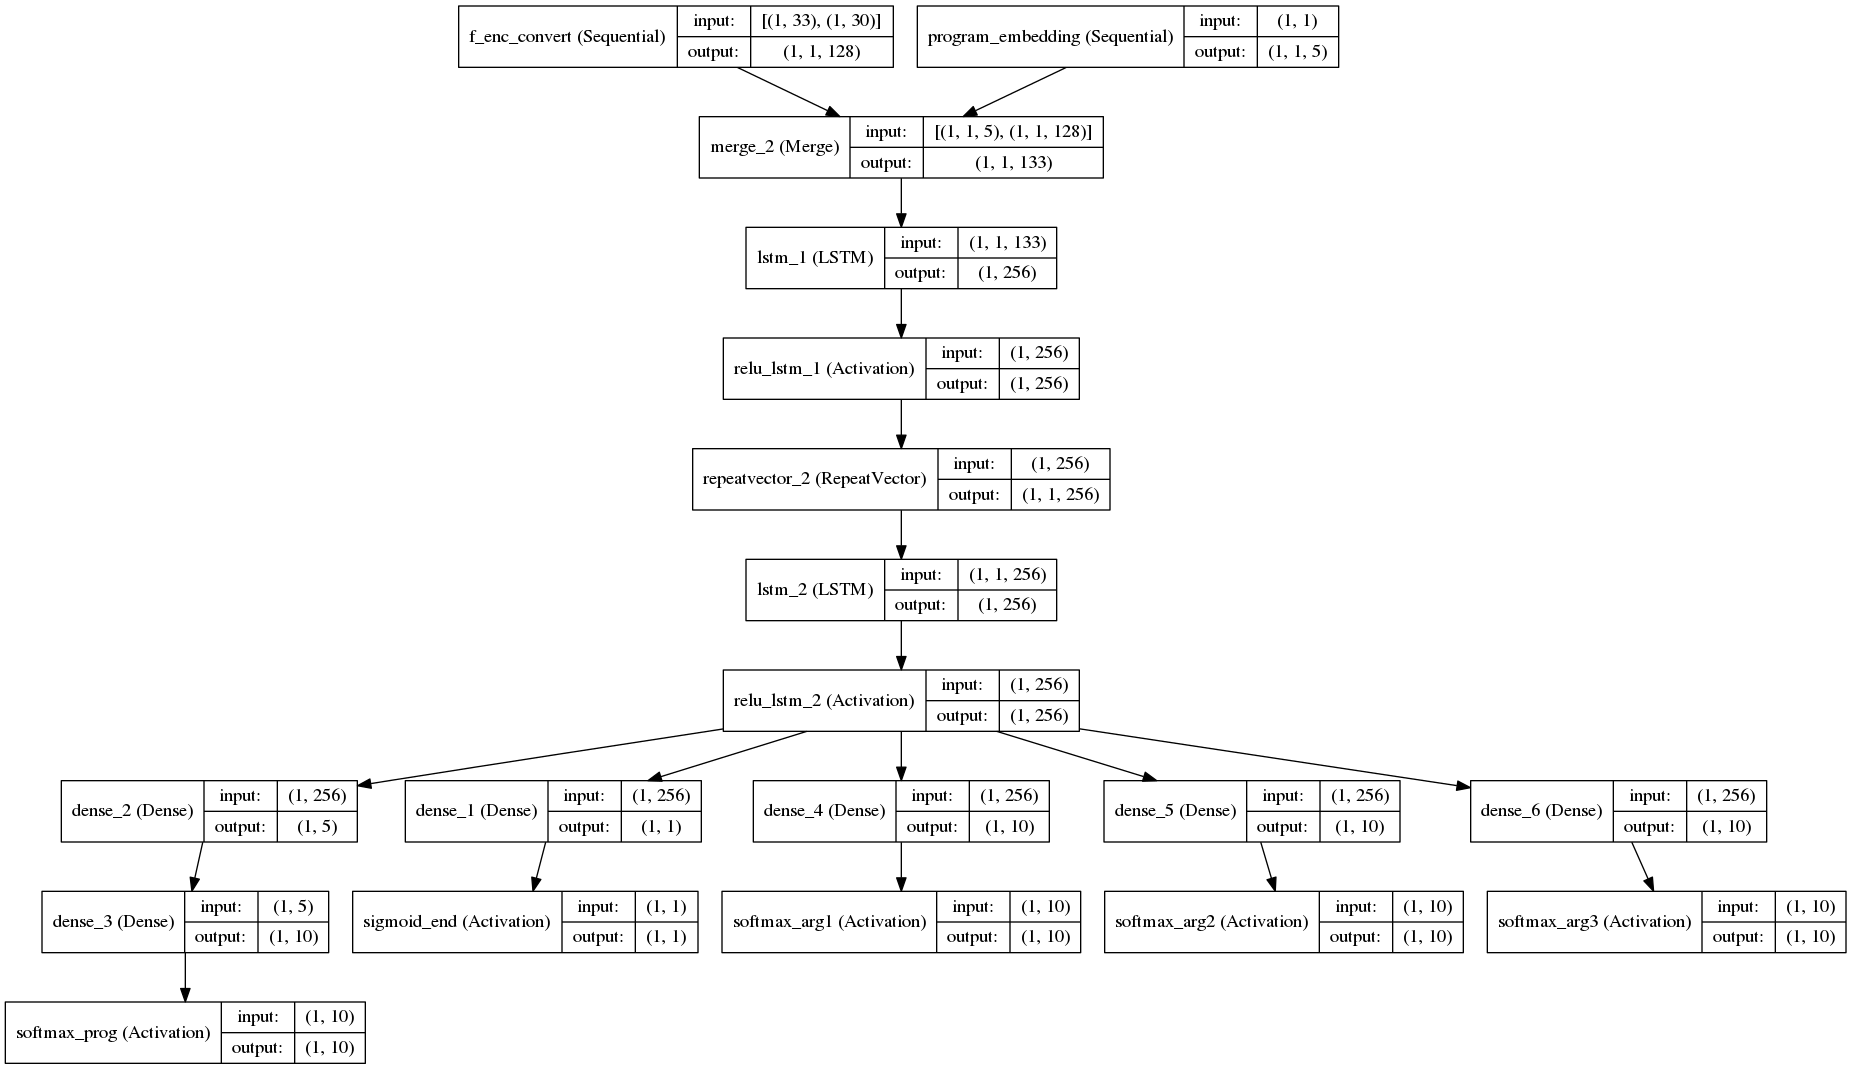

Source code (Python):
#!/usr/bin/env python
# coding: utf-8
import os
from collections import Counter
from copy import copy

import math
import numpy as np
from keras.layers import concat
from keras.engine.topology import InputLayer
from keras.engine.training import Model
from keras.layers.core import Dense, Activation, RepeatVector, MaxoutDense
from keras.layers.embeddings import Embedding
from keras.layers.recurrent import LSTM
from keras.models import Sequential, model_from_yaml
from keras.optimizers import Adam
from keras.regularizers import l1, l2
from keras.utils.visualize_util import plot

from npi.bubble.config import FIELD_ROW, FIELD_DEPTH, PROGRAM_VEC_SIZE, PROGRAM_KEY_VEC_SIZE, FIELD_WIDTH
from npi.bubble.lib import BubblesortProgramSet, BubblesortEnv, run_npi, create_questions, BubblesortTeacher
from npi.core import NPIStep, Program, IntegerArguments, StepOutput, RuntimeSystem, PG_RETURN, StepInOut, StepInput, \
    to_one_hot_array
from npi.terminal_core import TerminalNPIRunner

__author__ = 'Bharat Khyati Roshni'


class BubblesortNPIModel(NPIStep):
    model = None
    f_enc = None

    def __init__(self, system: RuntimeSystem, model_path: str=None, program_set: BubblesortProgramSet=None):
        self.system = system                #
        self.model_path = model_path        #
        self.program_set = program_set      #
        self.batch_size = 1                 #
        self.build()                        #
        self.weight_loaded = False          #
        self.load_weights()                 #

    def build(self):
        enc_size = self.size_of_env_observation()                   #
        argument_size = IntegerArguments.size_of_arguments          #
        input_enc = InputLayer(batch_input_shape=(self.batch_size, enc_size), name='input_enc')
        input_arg = InputLayer(batch_input_shape=(self.batch_size, argument_size), name='input_arg')
        input_prg = Embedding(input_dim=PROGRAM_VEC_SIZE, output_dim=PROGRAM_KEY_VEC_SIZE, input_length=1,
                              batch_input_shape=(self.batch_size, 1))

        f_enc = Sequential(name='f_enc')
        f_enc.add(concat([input_enc, input_arg]))
        f_enc.add(MaxoutDense(128, nb_feature=4))
        self.f_enc = f_enc

        program_embedding = Sequential(name='program_embedding')
        program_embedding.add(input_prg)

        f_enc_convert = Sequential(name='f_enc_convert')
        f_enc_convert.add(f_enc)
        f_enc_convert.add(RepeatVector(1))

        f_lstm = Sequential(name='f_lstm')
        f_lstm.add(concat([program_embedding, f_enc_convert]))
        f_lstm.add(LSTM(256, return_sequences=False, stateful=True, W_regularizer=l2(0.0000001)))
        f_lstm.add(Activation('relu', name='relu_lstm_1'))
        f_lstm.add(RepeatVector(1))
        f_lstm.add(LSTM(256, return_sequences=False, stateful=True, W_regularizer=l2(0.0000001)))
        f_lstm.add(Activation('relu', name='relu_lstm_2'))

        f_end = Sequential(name='f_end')
        f_end.add(f_lstm)
        f_end.add(Dense(1, W_regularizer=l2(0.001)))
        f_end.add(Activation('sigmoid', name='sigmoid_end'))

        f_prog = Sequential(name='f_prog')
        f_prog.add(f_lstm)
        f_prog.add(Dense(PROGRAM_KEY_VEC_SIZE, activation="relu"))
        f_prog.add(Dense(PROGRAM_VEC_SIZE, W_regularizer=l2(0.0001)))
        f_prog.add(Activation('softmax', name='softmax_prog'))
        # plot(f_prog, to_file='f_prog.png', show_shapes=True)

        f_args = []
        for ai in range(1, IntegerArguments.max_arg_num+1):
            f_arg = Sequential(name='f_arg%s' % ai)
            f_arg.add(f_lstm)
            f_arg.add(Dense(IntegerArguments.depth, W_regularizer=l2(0.0001)))
            f_arg.add(Activation('softmax', name='softmax_arg%s' % ai))
            f_args.append(f_arg)

        self.model = Model([input_enc.input, input_arg.input, input_prg.input],
                           [f_end.output, f_prog.output] + [fa.output for fa in f_args],
                           name="npi")
        self.compile_model()
        plot(self.model, to_file='model.png', show_shapes=True)


    def reset(self):
        super(BubblesortNPIModel, self).reset()
        for l in self.model.layers:
            if type(l) is LSTM:
                l.reset_states()

    def compile_model(self, lr=0.0001, arg_weight=1.):
        arg_num = IntegerArguments.max_arg_num
        optimizer = Adam(lr=lr)
        loss = ['binary_crossentropy', 'categorical_crossentropy'] + ['categorical_crossentropy'] * arg_num
        self.model.compile(optimizer=optimizer, loss=loss, loss_weights=[0.25, 0.25] + [arg_weight] * arg_num)

    def fit(self, steps_list, epoch=3000):
        """

        :param int epoch:
        :param typing.List[typing.Dict[q=dict, steps=typing.List[StepInOut]]] steps_list:
        :return:
        """

        def filter_question(condition_func):
            sub_steps_list = []
            for steps_dict in steps_list:
                question = steps_dict['q']
                if condition_func(len(question['raw'])):
                    sub_steps_list.append(steps_dict)
            return sub_steps_list

        if not self.weight_loaded:
            self.train_f_enc(filter_question(lambda a: a <= 2), epoch=100)
        self.f_enc.trainable = False

        self.update_learning_rate(0.0001)

        q_type = "training questions of a<=3"
        print(q_type)
        pr = 0.8
        all_ok = self.fit_to_subset(filter_question(lambda a: a <= 3), pass_rate=pr)
        print("%s is pass_rate >= %s: %s" % (q_type, pr, all_ok))
        f = open("training.log", "a")
        f.write("%s is pass_rate >= %s: %s" % (q_type, pr, all_ok))
        f.close()

        while True:
            if self.test_and_learn([10, 100, 1000]):
                break

            q_type = "training questions of ALL"
            print(q_type)

            q_num = 100
            skip_correct = False
            pr = 1.0
            questions = filter_question(lambda a: True)
            np.random.shuffle(questions)
            questions = questions[:q_num]
            all_ok = self.fit_to_subset(questions, pass_rate=pr, skip_correct=skip_correct)
            print("%s is pass_rate >= %s: %s" % (q_type, pr, all_ok))

            f = open("training.log", "a")
            f.write("%s is pass_rate >= %s: %s" % (q_type, pr, all_ok))
            f.close()

    def fit_to_subset(self, steps_list, pass_rate=1.0, skip_correct=False):
        for i in range(10):
            all_ok = self.do_learn(steps_list, 100, pass_rate=pass_rate, skip_correct=skip_correct)
            if all_ok:
                return True
        return False

    def test_and_learn(self, num_questions):
        for num in num_questions:
            print("test all type of %d questions" % num)
            f = open("training.log", "a")
            f.write("test all type of %d questions" % num)
            f.close()
            cc, wc, wrong_questions = self.test_to_subset(create_questions(number=num))
            acc_rate = cc/(cc+wc)
            print("Accuracy %s(OK=%d, NG=%d)" % (acc_rate, cc, wc))
            f = open("training.log", "a")
            f.write("Accuracy %s(OK=%d, NG=%d)" % (acc_rate, cc, wc))
            f.close()
            if wc > 0:
                self.fit_to_subset(wrong_questions, pass_rate=1.0, skip_correct=False)
                return False
        return True

    def test_to_subset(self, questions):
        bubblesort_env = BubblesortEnv(FIELD_ROW, FIELD_WIDTH, FIELD_DEPTH)
        teacher = BubblesortTeacher(self.program_set)
        npi_runner = TerminalNPIRunner(None, self)
        teacher_runner = TerminalNPIRunner(None, teacher)
        correct_count = wrong_count = 0
        wrong_steps_list = []
        for idx, question in enumerate(questions):
            question = copy(question)
            if self.question_test(bubblesort_env, npi_runner, question):
                correct_count += 1
            else:
                self.question_test(bubblesort_env, teacher_runner, question)
                wrong_steps_list.append({"q": question, "steps": teacher_runner.step_list})
                wrong_count += 1
        return correct_count, wrong_count, wrong_steps_list

    @staticmethod
    def dict_to_str(d):
        return str(tuple([(k, d[k]) for k in sorted(d)]))

    def do_learn(self, steps_list, epoch, pass_rate=1.0, skip_correct=False):
        bubblesort_env = BubblesortEnv(FIELD_ROW, FIELD_WIDTH, FIELD_DEPTH)
        npi_runner = TerminalNPIRunner(None, self)
        last_weights = None
        correct_count = Counter()
        no_change_count = 0
        last_loss = 1000
        for ep in range(1, epoch+1):
            correct_new = wrong_new = 0
            losses = []
            ok_rate = []
            np.random.shuffle(steps_list)
            for idx, steps_dict in enumerate(steps_list):
                question = copy(steps_dict['q'])
                question_key = self.dict_to_str(question)
                if self.question_test(bubblesort_env, npi_runner, question):
                    if correct_count[question_key] == 0:
                        correct_new += 1
                    correct_count[question_key] += 1
                    print("GOOD!: ep=%2d idx=%3d :%s CorrectCount=%s" % (ep, idx, self.dict_to_str(question), correct_count[question_key]))
                    f = open("training.log", "a")
                    f.write("GOOD!: ep=%2d idx=%3d :%s CorrectCount=%s" % (ep, idx, self.dict_to_str(question), correct_count[question_key]))
                    f.close()
                    ok_rate.append(1)
                    cc = correct_count[question_key]
                    if skip_correct or int(math.sqrt(cc)) ** 2 != cc:
                        continue
                else:
                    ok_rate.append(0)
                    if correct_count[question_key] > 0:
                        print("Degraded: ep=%2d idx=%3d :%s CorrectCount=%s -> 0" % (ep, idx, self.dict_to_str(question), correct_count[question_key]))
                        f = open("training.log", "a")
                        f.write("Degraded: ep=%2d idx=%3d :%s CorrectCount=%s -> 0" % (ep, idx, self.dict_to_str(question), correct_count[question_key]))
                        f.close()
                        correct_count[question_key] = 0
                        wrong_new += 1
                    else:
                        print("Wrong: ep=%2d idx=%3d :%s CorrectCount=%s -> w" % (ep, idx, self.dict_to_str(question), correct_count[question_key]))
                        f = open("training.log", "a")
                        f.write("Wrong: ep=%2d idx=%3d :%s CorrectCount=%s -> w" % (ep, idx, self.dict_to_str(question), correct_count[question_key]))
                        f.close()
                steps = steps_dict['steps']
                xs = []
                ys = []
                ws = []
                for step in steps:
                    xs.append(self.convert_input(step.input))
                    y, w = self.convert_output(step.output)
                    ys.append(y)
                    ws.append(w)

                self.reset()

                for i, (x, y, w) in enumerate(zip(xs, ys, ws)):
                    loss = self.model.train_on_batch(x, y, sample_weight=w)
                    if not np.isfinite(loss):
                        print("Loss is not finite!, Last Input=%s" % ([i, (x, y, w)]))
                        self.print_weights(last_weights, detail=True)
                        raise RuntimeError("Loss is not finite!")
                    losses.append(loss)
                    last_weights = self.model.get_weights()
            if losses:
                cur_loss = np.average(losses)
                print("ep=%2d: ok_rate=%.2f%% (+%s -%s): ave loss %s (%s samples)" %
                      (ep, np.average(ok_rate)*100, correct_new, wrong_new, cur_loss, len(steps_list)))
                f = open("training.log", "a")
                f.write("ep=%2d: ok_rate=%.2f%% (+%s -%s): ave loss %s (%s samples)" %
                      (ep, np.average(ok_rate)*100, correct_new, wrong_new, cur_loss, len(steps_list)))
                f.close()
                # self.print_weights()
                if correct_new + wrong_new == 0:
                    no_change_count += 1
                else:
                    no_change_count = 0

                if math.fabs(1 - cur_loss/last_loss) < 0.001 and no_change_count > 5:
                    print("math.fabs(1 - cur_loss/last_loss) < 0.001 and no_change_count > 5:")
                    return False
                last_loss = cur_loss
                print("=" * 80)
            self.save()
            if np.average(ok_rate) >= pass_rate:
                return True
        return False

    def update_learning_rate(self, learning_rate, arg_weight=1.):
        print("Re-Compile Model lr=%s aw=%s" % (learning_rate, arg_weight))
        self.compile_model(learning_rate, arg_weight=arg_weight)

    def train_f_enc(self, steps_list, epoch=50):
        print("training f_enc")
        f_swap0 = Sequential(name='f_swap0')
        f_swap0.add(self.f_enc)
        f_swap0.add(Dense(FIELD_DEPTH))
        f_swap0.add(Activation('softmax', name='softmax_swap0'))

        f_swap1 = Sequential(name='f_swap1')
        f_swap1.add(self.f_enc)
        f_swap1.add(Dense(FIELD_DEPTH))
        f_swap1.add(Activation('softmax', name='softmax_swap1'))

        env_model = Model(self.f_enc.inputs, [f_swap0.output, f_swap1.output], name="env_model")
        env_model.compile(optimizer='adam', loss=['categorical_crossentropy']*2)

        for ep in range(epoch):
            losses = []
            for idx, steps_dict in enumerate(steps_list):
                prev = None
                for step in steps_dict['steps']:
                    x = self.convert_input(step.input)[:2]
                    env_values = step.input.env.reshape((3, -1))
                    p1 = np.clip(env_values[0].argmax() - 1, 0, 9)
                    p2 = np.clip(env_values[1].argmax() - 1, 0, 9)
                    p3 = np.clip(env_values[2].argmax() - 1, 0, 9)
                    now = (p1, p2, p3)
                    if prev == now:
                        continue
                    prev = now
                    y0 = to_one_hot_array(min(p1, p2), FIELD_DEPTH)
                    y1 = to_one_hot_array(max(p1, p2), FIELD_DEPTH)
                    y = [yy.reshape((self.batch_size, -1)) for yy in [y0, y1]]
                    loss = env_model.train_on_batch(x, y)
                    losses.append(loss)
            print("ep %3d: loss=%s" % (ep, np.average(losses)))
            if np.average(losses) < 1e-06:
                break

    def question_test(self, bubblesort_env, npi_runner, question):
        bubblesort_env.reset()
        self.reset()
        try:
            run_npi(bubblesort_env, npi_runner, self.program_set.BUBBLESORT, question)
            if question['correct']:
                return True
        except StopIteration:
            pass
        return False

    def convert_input(self, p_in: StepInput):
        x_pg = np.array((p_in.program.program_id,))
        x = [xx.reshape((self.batch_size, -1)) for xx in (p_in.env, p_in.arguments.values, x_pg)]
        return x

    def convert_output(self, p_out: StepOutput):
        y = [np.array((p_out.r,))]
        weights = [[1.]]
        if p_out.program:
            arg_values = p_out.arguments.values
            arg_num = len(p_out.program.args or [])
            y += [p_out.program.to_one_hot(PROGRAM_VEC_SIZE)]
            weights += [[1.]]
        else:
            arg_values = IntegerArguments().values
            arg_num = 0
            y += [np.zeros((PROGRAM_VEC_SIZE, ))]
            weights += [[1e-10]]

        for v in arg_values:  # split by each args
            y += [v]
        weights += [[1.]] * arg_num + [[1e-10]] * (len(arg_values) - arg_num)
        weights = [np.array(w) for w in weights]
        return [yy.reshape((self.batch_size, -1)) for yy in y], weights

    def step(self, env_observation: np.ndarray, pg: Program, arguments: IntegerArguments) -> StepOutput:
        x = self.convert_input(StepInput(env_observation, pg, arguments))
        results = self.model.predict(x, batch_size=1)  # if batch_size==1, returns single row

        r, pg_one_hot, arg_values = results[0], results[1], results[2:]
        program = self.program_set.get(pg_one_hot.argmax())
        ret = StepOutput(r, program, IntegerArguments(values=np.stack(arg_values)))
        return ret

    def save(self):
        self.model.save_weights(self.model_path, overwrite=True)

    def load_weights(self):
        if os.path.exists(self.model_path):
            self.model.load_weights(self.model_path)
            self.weight_loaded = True

    def print_weights(self, weights=None, detail=False):
        weights = weights or self.model.get_weights()
        for w in weights:
            print("w%s: sum(w)=%s, ave(w)=%s" % (w.shape, np.sum(w), np.average(w)))
        if detail:
            for w in weights:
                print("%s: %s" % (w.shape, w))

    @staticmethod
    def size_of_env_observation():
        return 6 * FIELD_ROW * FIELD_DEPTH      # pointers has three
